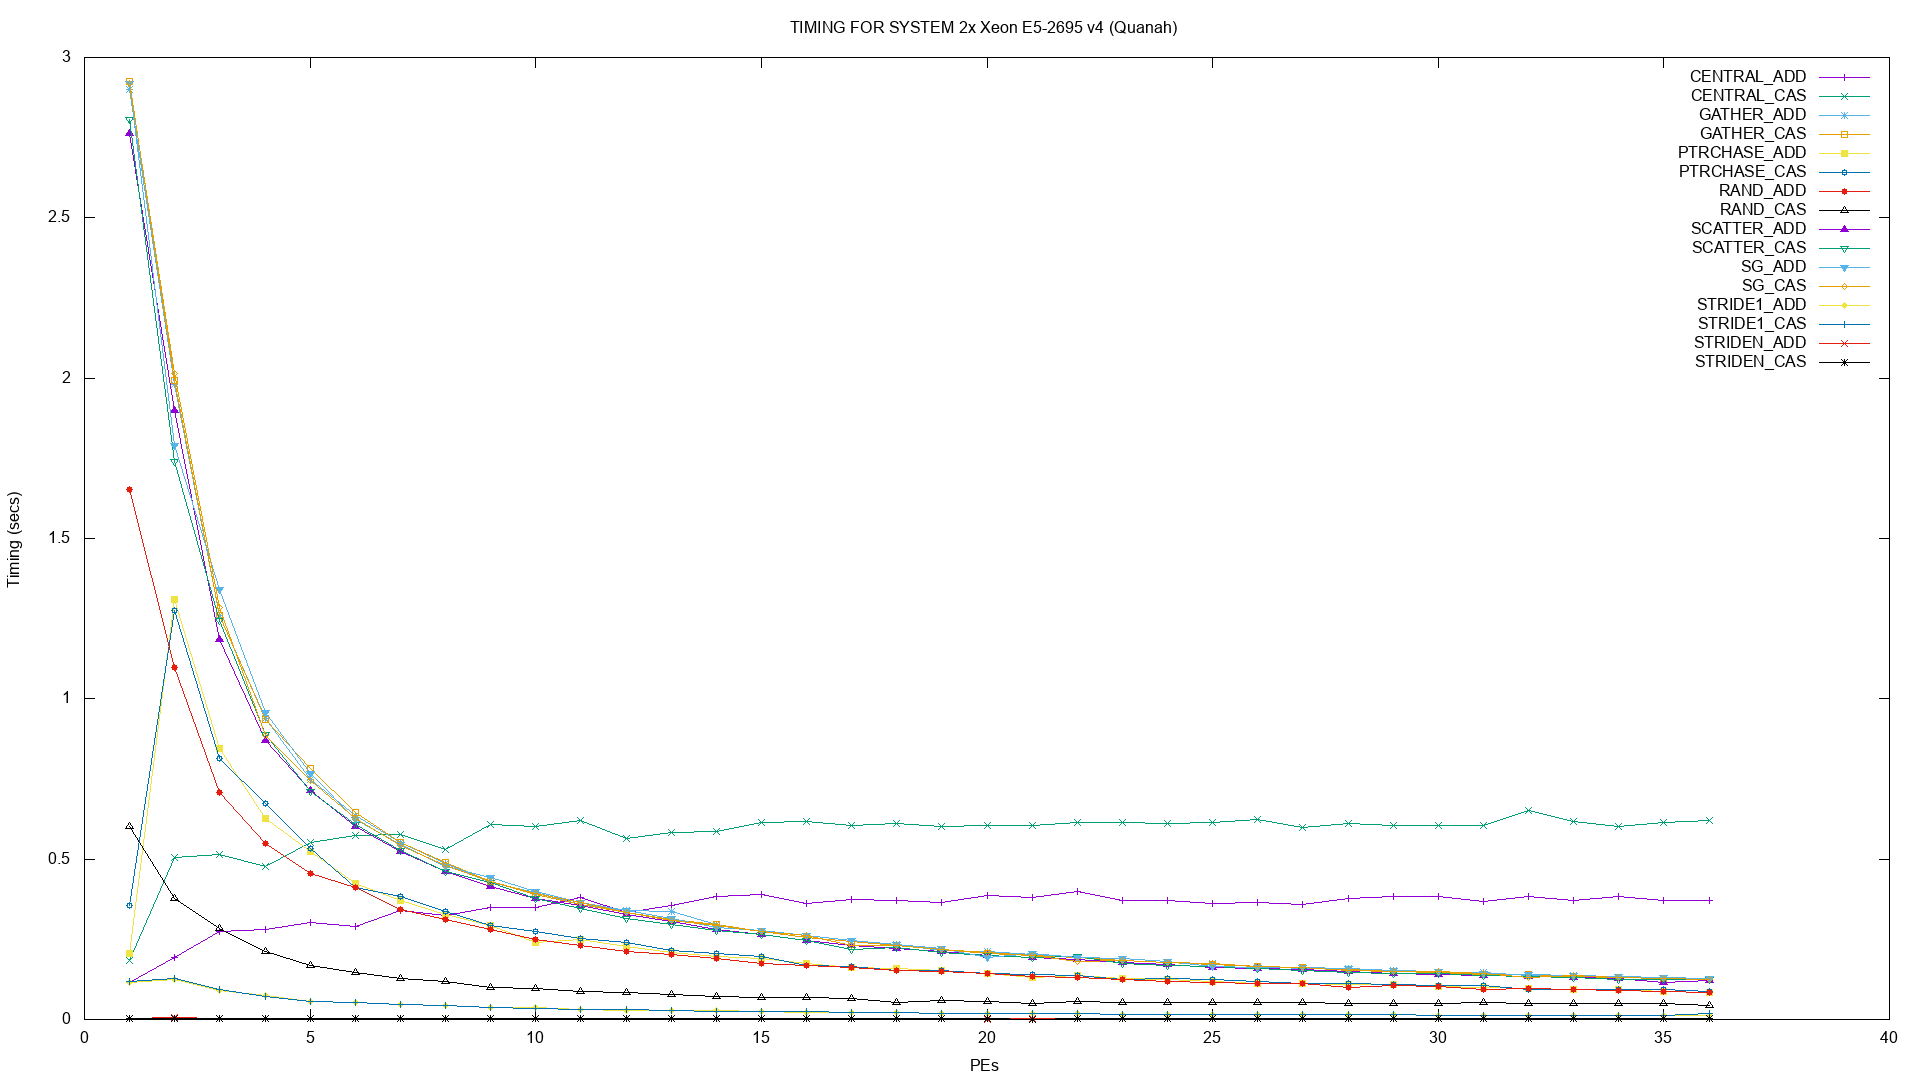

This chart was generated by the following gnuplot code:
#-- TIMING.gnuplot

set pointintervalbox 3
set term png size 1920,1080
set title "TIMING FOR SYSTEM 2x Xeon E5-2695 v4 (Quanah)"
set output "TIMING.png"
set ylabel "Timing (secs)"
set xlabel "PEs"

plot  'CENTRAL_ADD.txt' using 1:2 with linespoints title 'CENTRAL\_ADD',\
      'CENTRAL_CAS.txt' using 1:2 with linespoints title 'CENTRAL\_CAS',\
      'GATHER_ADD.txt' using 1:2 with linespoints title 'GATHER\_ADD',\
      'GATHER_CAS.txt' using 1:2 with linespoints title 'GATHER\_CAS',\
      'PTRCHASE_ADD.txt' using 1:2 with linespoints title 'PTRCHASE\_ADD',\
      'PTRCHASE_CAS.txt' using 1:2 with linespoints title 'PTRCHASE\_CAS',\
      'RAND_ADD.txt' using 1:2 with linespoints title 'RAND\_ADD',\
      'RAND_CAS.txt' using 1:2 with linespoints title 'RAND\_CAS',\
      'SCATTER_ADD.txt' using 1:2 with linespoints title 'SCATTER\_ADD',\
      'SCATTER_CAS.txt' using 1:2 with linespoints title 'SCATTER\_CAS',\
      'SG_ADD.txt' using 1:2 with linespoints title 'SG\_ADD',\
      'SG_CAS.txt' using 1:2 with linespoints title 'SG\_CAS',\
      'STRIDE1_ADD.txt' using 1:2 with linespoints title 'STRIDE1\_ADD',\
      'STRIDE1_CAS.txt' using 1:2 with linespoints title 'STRIDE1\_CAS',\
      'STRIDEN_ADD.txt' using 1:2 with linespoints title 'STRIDEN\_ADD',\
      'STRIDEN_CAS.txt' using 1:2 with linespoints title 'STRIDEN\_CAS'
